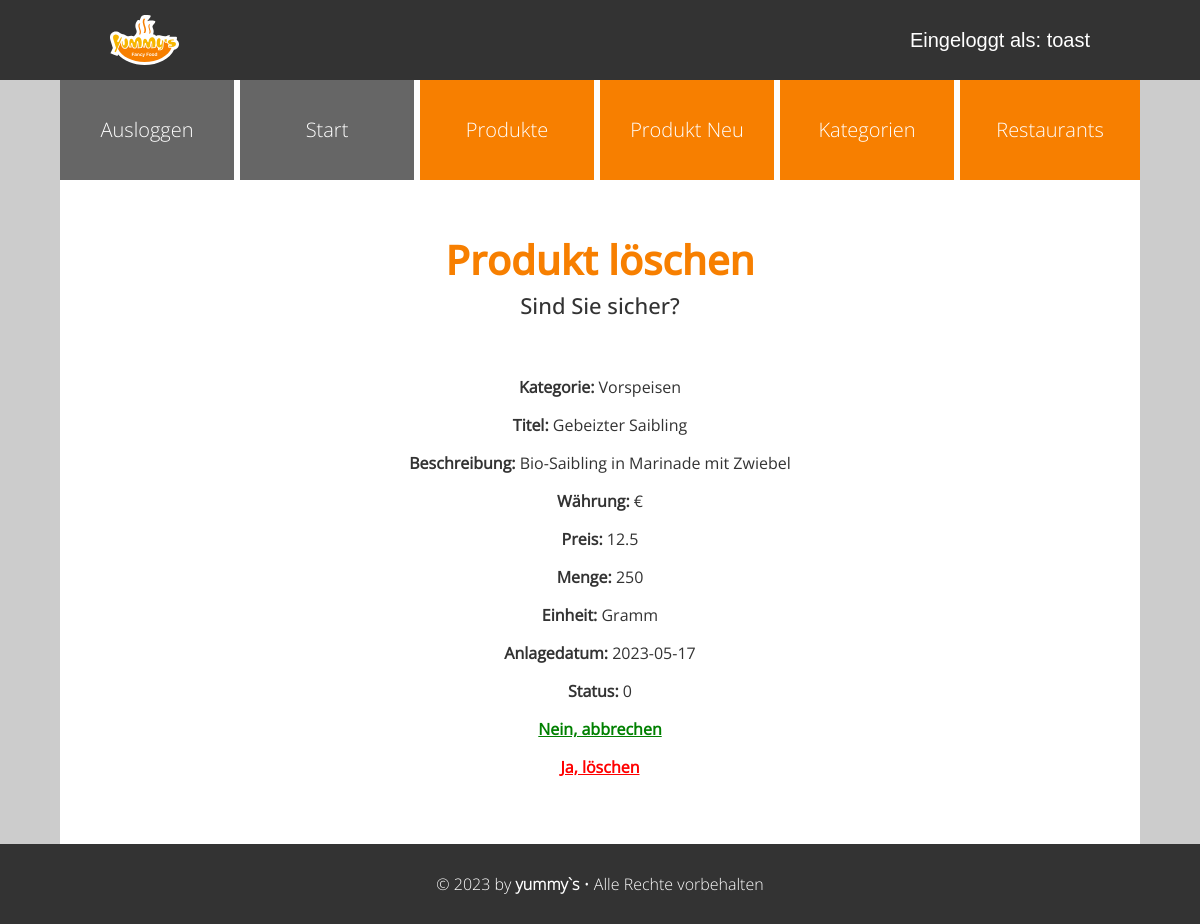
Page /admin/produkt_loeschen.php?id=28 (signed in) on the earlier database version.
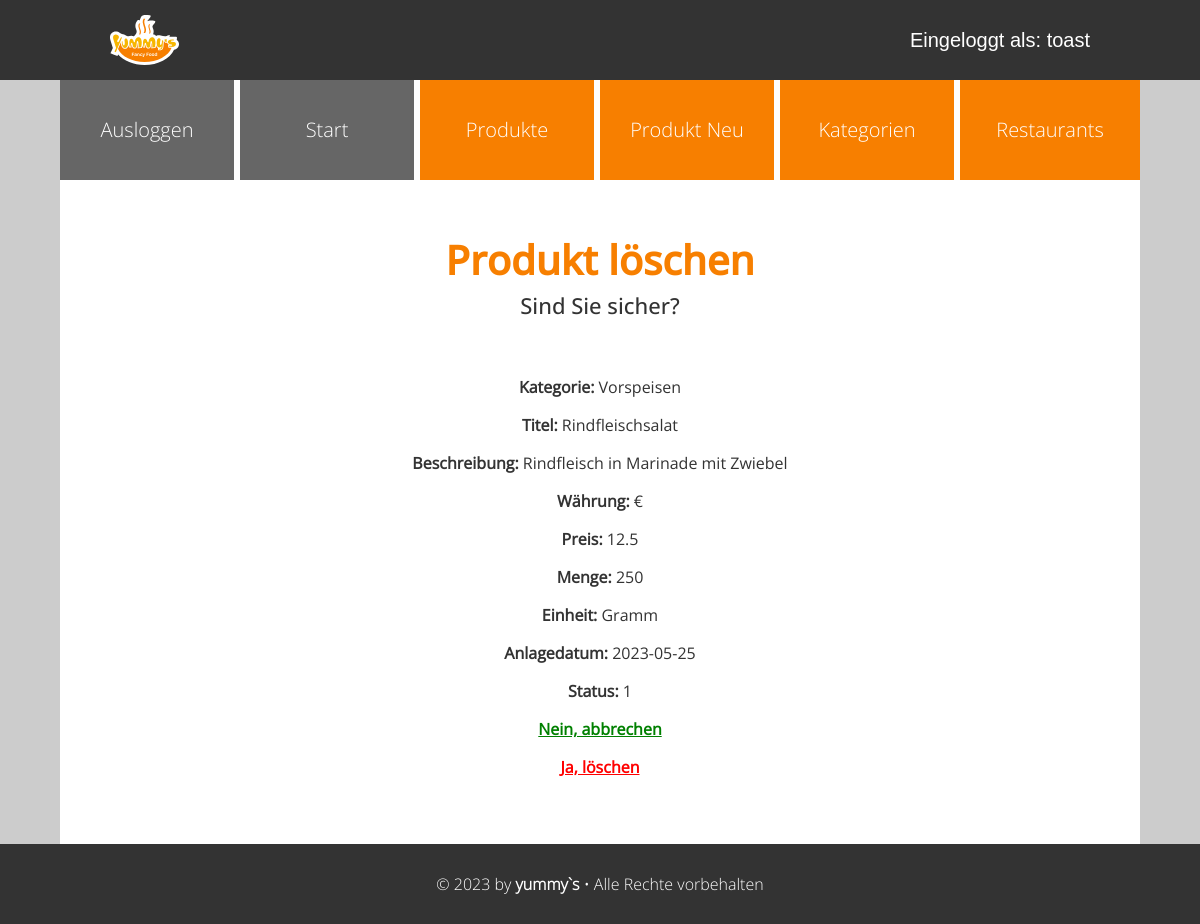
Same page on the later database version.
### tables this page shows
CREATE TABLE `produkte` (
  `id` int(10) UNSIGNED NOT NULL,
  `titel` varchar(200) NOT NULL,
  `beschreibung` text NOT NULL,
  `waehrung` varchar(10) NOT NULL,
  `preis` float UNSIGNED NOT NULL,
  `menge` float UNSIGNED NOT NULL,
  `einheit` varchar(50) NOT NULL,
  `anlagedatum` date NOT NULL,
  `aenderungsdatum` date DEFAULT NULL,
  `aktiv` tinyint(1) DEFAULT 0,
  `kategorie_id` int(10) UNSIGNED NOT NULL,
  `restaurant_id` int(10) UNSIGNED DEFAULT NULL,
  `benutzer_id` int(10) UNSIGNED DEFAULT NULL
);

CREATE TABLE `kategorien` (
  `id` int(10) UNSIGNED NOT NULL,
  `bezeichnung` varchar(200) NOT NULL
);

### admin/setup.php (called while the page is built, shortened)
<?php
spl_autoload_register(
    function (string $klasse) {
        $prefix = "WIFI\\JUMMY\\";
        $basis = __DIR__ . "/Klassen/";
        $laenge = strlen($prefix);
        $relativ = substr($klasse, $laenge);
        $datei = $basis . str_replace("\\", "/", $relativ) . ".php";
    }
);

### admin/Klassen/Mysql.php (called while the page is built, shortened)
<?php
class Mysql
{
    private static ?Mysql $instanz = null;
    public static function getInstanz(): Mysql
    {
        if (!self::$instanz) {
            self::$instanz = new Mysql();
        }
        return self::$instanz;
    }
    private \mysqli $db;
    private function verbinden(): void
    {
        $this->db = new \mysqli(MYSQL_HOST, MYSQL_USER, MYSQL_PASSWORT, MYSQL_DATENBANK);
        $this->db->set_charset("utf8");
    }
    public function escape(string $wert): string
    {
        return $this->db->real_escape_string($wert);
    }
    public function query(string $sqlBefehl): \mysqli_result|bool
    {
        $result = $this->db->query($sqlBefehl);
        return $result;
    }
}

### admin/Klassen/Speisen/DbRow/DbRowAbstract.php (called while the page is built, shortened)
<?php
abstract class DbRowAbstract
{
    protected string $tabelle;
    private array $daten = array();
    public function __construct(int|array $idOderDaten)
    {
        if (is_int($idOderDaten)) {
            $db = Mysql::getInstanz();
            $sqlId = $db->escape($idOderDaten);
            $result = $db->query("SELECT * FROM {$this->tabelle} WHERE id = '{$sqlId}'");
            $this->daten = $result->fetch_assoc();
        } else {
            $this->daten = $idOderDaten;
        }
    }
    public function __get(string $eigenschaft): mixed
    {
        return $this->daten[$eigenschaft];
    }
}

### admin/Klassen/Speisen/DbRow/Produkt.php (called while the page is built, shortened)
<?php
class Produkt extends DbRowAbstract
{
    public function kategorie(): Kategorie
    {
        return new Kategorie($this->kategorie_id);
    }
}

### admin/produkt_loeschen.php (the view, shortened to what this page needs)
<?php
include "setup.php";
include "kopf.php";
?>
<div id="admin-toptext">
    <h2 id="admin-headline">Produkt löschen</h2>
    <aside id="admin-subline">Sind Sie sicher?</aside>
</div>
<?php
$produkt = new Produkt($_GET["id"]);
if (!empty($_GET["delete"])) {
    $produkt->entfernen();
    echo "<p>Das Produkt wurde erfolgreich gelöscht!</p>";
} else {
    echo "<div class='list-delete'>";
    echo "<p><strong>Kategorie:</strong> " . $produkt->kategorie()->bezeichnung . "</p>";
    echo "<p><strong>Titel:</strong> " . $produkt->titel . "</p>";
    echo "<p><strong>Beschreibung:</strong> " . $produkt->beschreibung . "</p>";
    echo "<p><strong>Währung:</strong> " . $produkt->waehrung . "</p>";
    echo "<p><strong>Preis:</strong> " . $produkt->preis . "</p>";
    echo "<p><strong>Menge:</strong> " . $produkt->menge . "</p>";
    echo "<p><strong>Einheit:</strong> " . $produkt->einheit . "</p>";
    echo "<p><strong>Anlagedatum:</strong> " . $produkt->anlagedatum . "</p>";
    echo "<p><strong>Status:</strong> " . $produkt->aktiv . "</p>";
    echo "<p>
    <strong><a href='produkt_liste.php' style='color: green'> Nein, abbrechen</a></strong></p>";
    echo "<p>
    <strong><a href='produkt_loeschen.php?id=" . $produkt->id . "&amp;delete=1' style='color: red'>Ja, löschen</a></strong></p>";
    echo "</div>";
}
include "fuss.php";

Differences in the rows shown:
changed produkte "Gramm": titel "Gebeizter Saibling" → "Rindfleischsalat"; beschreibung "Bio-Saibling in Marinade mit Zwiebel" → "Rindfleisch in Marinade mit Zwiebel"; anlagedatum "2023-05-17" → "2023-05-25"; aktiv "0" → "1"
